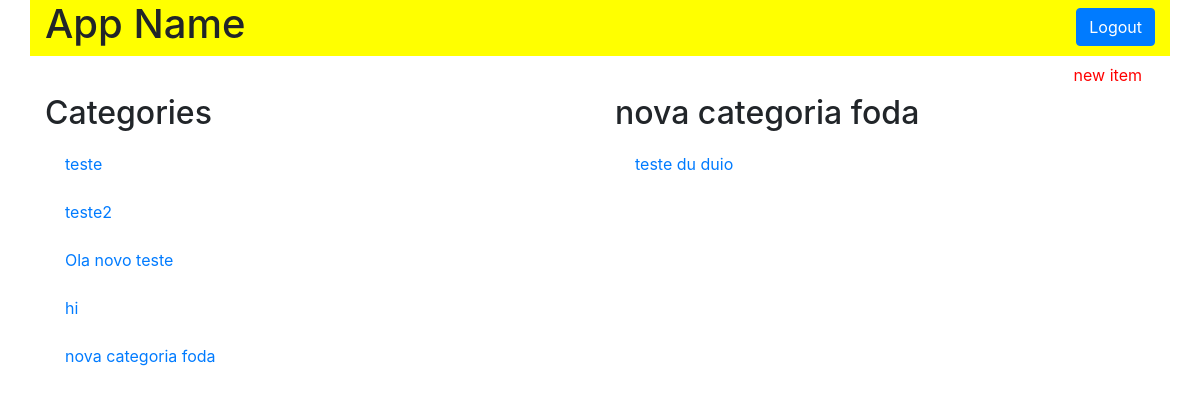
The page /category/13/items on the database its author committed.
### models.py (models this page shows, shortened)
class Category(Base):
    __tablename__ = 'category'
    id = Column(Integer, primary_key=True)
    name = Column(String(50), nullable=False)

class Item(Base):
    __tablename__ = 'item'
    id = Column(Integer, primary_key=True)
    name = Column(String(50), nullable=False)
    description = Column(String(1000), nullable=False)
    category_id = Column(Integer, ForeignKey('category.id'))
    category = relationship(Category)

### application.py (the view)
@app.route('/category/<int:category_id>/items')
def categoryFunction(category_id):
    category = session.query(Category)
    category2 = session.query(Category).filter_by(id=category_id).one()
    items = session.query(Item).filter_by(category_id=category2.id)
    if not items:
        flash("You have no items yet!")
        return render_template('category.html', plantas=category, plantas2=category2, itemName=items)
    else:
        return render_template('category.html', plantas=category, plantas2=category2, itemName=items)

### templates/category.html (shortened to what this page needs)
<!DOCTYPE html>
<html lang="pt-br">
<head>
  <link rel="stylesheet" href="https://stackpath.bootstrapcdn.com/bootstrap/4.3.1/css/bootstrap.min.css">
  <link rel="stylesheet" href="{{ url_for('static', filename='styles.css') }}" />
</head>
<body>
  <div class="container">
    <header id="top-header" class="row">
      <div class="col-md-6">
        <h1>App Name</h1>
      </div>
      <div class="col-md-6">
        <button type="button"  id="log-in-out-button" class="btn btn-primary">Logout</button>
      </div>
    </header>
    <section class="row">
      <div class="col-md-12">
        <a href='{{ url_for('newItemFunction', category_id=plantas2.id)}}'>
          <button id="new-item-button" class="btn btn-default link-color">
            new item
          </button>
        </a>
    </section>
    <section class="row">
      <div class="col-md-6">
        <h2>Categories</h2>
        {% for i in plantas %}
          <div class="list-group">
            <a href="{{ url_for('categoryFunction', category_id=i.id)}}" class="list-group-item" class="list-group-item">{{ i.name }}</a>
          </div>
        {% endfor %}
      </div>
      <div class="col-md-6">
        <h2>{{ plantas2.name }}</h2>
        {% for i in itemName %}
          <div class="list-group">
            <a href="{{ url_for('itemFunction', item_id=i.id, category_id=plantas2.id)}}" class="list-group-item" class="list-group-item">{{ i.name }}</a>
          </div>
        {% endfor %}
      </div>
    </section>
  </div>
</body>
</html>

### static/styles.css (style rules this page uses)
#top-header { background-color: yellow; }
#log-in-out-button { float: right; margin-top: 1.5%; }
#new-item-button { float: right; }
.list-group-item { border: 0px; }
.link-color { color: red; }

### rows shown on the page
Category: name "teste"
Category: name "teste2"
Category: name "Ola novo teste"
Category: name "hi"
Category: name "nova categoria foda"
Item: name "teste du duio"
